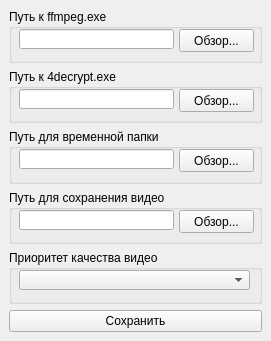
<?xml version="1.0" encoding="UTF-8"?>
<ui version="4.0">
 <class>MainWindow</class>
 <widget class="QMainWindow" name="MainWindow">
  <property name="geometry">
   <rect>
    <x>0</x>
    <y>0</y>
    <width>271</width>
    <height>341</height>
   </rect>
  </property>
  <property name="minimumSize">
   <size>
    <width>271</width>
    <height>341</height>
   </size>
  </property>
  <property name="maximumSize">
   <size>
    <width>271</width>
    <height>341</height>
   </size>
  </property>
  <property name="contextMenuPolicy">
   <enum>Qt::DefaultContextMenu</enum>
  </property>
  <property name="windowTitle">
   <string>Настройки</string>
  </property>
  <widget class="QWidget" name="centralwidget">
   <layout class="QGridLayout" name="gridLayout">
    <item row="0" column="0">
     <widget class="QGroupBox" name="groupBox">
      <property name="sizePolicy">
       <sizepolicy hsizetype="Preferred" vsizetype="Preferred">
        <horstretch>0</horstretch>
        <verstretch>0</verstretch>
       </sizepolicy>
      </property>
      <property name="title">
       <string>Путь к ffmpeg.exe</string>
      </property>
      <widget class="QPushButton" name="pushButton">
       <property name="geometry">
        <rect>
         <x>170</x>
         <y>20</y>
         <width>75</width>
         <height>23</height>
        </rect>
       </property>
       <property name="text">
        <string>Обзор...</string>
       </property>
      </widget>
      <widget class="QLineEdit" name="lineEdit">
       <property name="geometry">
        <rect>
         <x>10</x>
         <y>20</y>
         <width>155</width>
         <height>20</height>
        </rect>
       </property>
      </widget>
     </widget>
    </item>
    <item row="1" column="0">
     <widget class="QGroupBox" name="groupBox_2">
      <property name="sizePolicy">
       <sizepolicy hsizetype="Preferred" vsizetype="Preferred">
        <horstretch>0</horstretch>
        <verstretch>0</verstretch>
       </sizepolicy>
      </property>
      <property name="title">
       <string>Путь к 4decrypt.exe</string>
      </property>
      <widget class="QPushButton" name="pushButton_5">
       <property name="geometry">
        <rect>
         <x>170</x>
         <y>20</y>
         <width>75</width>
         <height>23</height>
        </rect>
       </property>
       <property name="text">
        <string>Обзор...</string>
       </property>
      </widget>
      <widget class="QLineEdit" name="lineEdit_4">
       <property name="geometry">
        <rect>
         <x>10</x>
         <y>20</y>
         <width>155</width>
         <height>20</height>
        </rect>
       </property>
      </widget>
     </widget>
    </item>
    <item row="2" column="0">
     <widget class="QGroupBox" name="groupBox_3">
      <property name="sizePolicy">
       <sizepolicy hsizetype="Preferred" vsizetype="Preferred">
        <horstretch>0</horstretch>
        <verstretch>0</verstretch>
       </sizepolicy>
      </property>
      <property name="title">
       <string>Путь для временной папки</string>
      </property>
      <widget class="QPushButton" name="pushButton_6">
       <property name="geometry">
        <rect>
         <x>170</x>
         <y>20</y>
         <width>75</width>
         <height>23</height>
        </rect>
       </property>
       <property name="text">
        <string>Обзор...</string>
       </property>
      </widget>
      <widget class="QLineEdit" name="lineEdit_5">
       <property name="geometry">
        <rect>
         <x>10</x>
         <y>20</y>
         <width>155</width>
         <height>20</height>
        </rect>
       </property>
      </widget>
     </widget>
    </item>
    <item row="3" column="0">
     <widget class="QGroupBox" name="groupBox_4">
      <property name="sizePolicy">
       <sizepolicy hsizetype="Preferred" vsizetype="Preferred">
        <horstretch>0</horstretch>
        <verstretch>0</verstretch>
       </sizepolicy>
      </property>
      <property name="title">
       <string>Путь для сохранения видео</string>
      </property>
      <widget class="QPushButton" name="pushButton_7">
       <property name="geometry">
        <rect>
         <x>170</x>
         <y>20</y>
         <width>75</width>
         <height>23</height>
        </rect>
       </property>
       <property name="text">
        <string>Обзор...</string>
       </property>
      </widget>
      <widget class="QLineEdit" name="lineEdit_6">
       <property name="geometry">
        <rect>
         <x>10</x>
         <y>20</y>
         <width>155</width>
         <height>20</height>
        </rect>
       </property>
      </widget>
     </widget>
    </item>
    <item row="4" column="0">
     <widget class="QGroupBox" name="groupBox_5">
      <property name="sizePolicy">
       <sizepolicy hsizetype="Preferred" vsizetype="Preferred">
        <horstretch>0</horstretch>
        <verstretch>0</verstretch>
       </sizepolicy>
      </property>
      <property name="title">
       <string>Приоритет качества видео</string>
      </property>
      <widget class="QComboBox" name="comboBox">
       <property name="geometry">
        <rect>
         <x>10</x>
         <y>20</y>
         <width>231</width>
         <height>20</height>
        </rect>
       </property>
       <property name="sizePolicy">
        <sizepolicy hsizetype="Expanding" vsizetype="Fixed">
         <horstretch>0</horstretch>
         <verstretch>0</verstretch>
        </sizepolicy>
       </property>
      </widget>
     </widget>
    </item>
    <item row="5" column="0">
     <widget class="QPushButton" name="pushButton_4">
      <property name="text">
       <string>Сохранить</string>
      </property>
     </widget>
    </item>
   </layout>
  </widget>
 </widget>
 <resources/>
 <connections/>
</ui>
